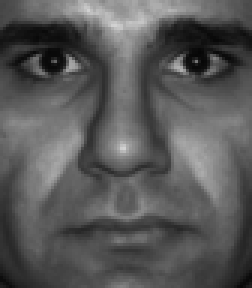
#> input picture assignment_6/data/faces/1/001.png, 84 x 96 px (shown 3 times larger); its folder holds only this picture in this run
$ jupyter execute --allow-errors Ass6.ipynb
#> lines starting #> are read from the running program, lines starting #| are printed output that depends on the picture
### assignment_6/a6_utils.py
import numpy as np
import cv2, glob
from matplotlib import pyplot as plt
from matplotlib.patches import Ellipse
import matplotlib.transforms as transforms

def drawEllipse(mu, cov, n_std=1):
	# input:
	# mu: the mean value of the data
	# cov: the covariance matrix of the data
	# n_std: sigma value for the size of the ellipse

	# source: https://matplotlib.org/devdocs/gallery/statistics/confidence_ellipse.html

	pearson = cov[0, 1]/np.sqrt(cov[0, 0] * cov[1, 1])
	ell_radius_x = np.sqrt(1 + pearson)
	ell_radius_y = np.sqrt(1 - pearson)
	ellipse = Ellipse((0,0), width=ell_radius_x * 2, height=ell_radius_y * 2, facecolor='none', edgecolor='purple')

	scale_x = np.sqrt(cov[0, 0]) * n_std
	scale_y = np.sqrt(cov[1, 1]) * n_std

	transf = transforms.Affine2D().rotate_deg(45).scale(scale_x, scale_y).translate(mu[0],mu[1])

	ellipse.set_transform(transf + plt.gca().transData)

	plt.gca().add_patch(ellipse)

### assignment_6/Ass6.ipynb
## Exercise 1: Direct PCA method

[cell 1]
import numpy as np
import matplotlib.pyplot as plt
import a6_utils
import cv2
import os
import time

def compute_mean(data):
    return np.mean(data, axis=0)

def center_data(data, mean):
    return data - mean

def compute_covariance_matrix(data):
    return np.cov(data, rowvar=False)

def perform_svd(cov_matrix):
    U, S, VT = np.linalg.svd(cov_matrix)
    return U, S, VT

def project_to_pca_space(data, mean, eigenvectors):
    centered_data = center_data(data, mean)
    return centered_data @ eigenvectors.T

def reconstruct_from_pca_space(projected_data, mean, eigenvectors):
    return projected_data @ eigenvectors + mean

def PCA(data):
    mean = compute_mean(data)
    centered_data = center_data(data, mean)
    cov_matrix = compute_covariance_matrix(centered_data)
    eigenvectors, eigenvalues, _ = perform_svd(cov_matrix)
    return project_to_pca_space(data, mean, eigenvectors), mean, eigenvectors, eigenvalues

points = np.array([[3, 4], [3, 6], [7, 6], [6, 4]])
projected_points, mean, eigenvectors, eigenvalues = PCA(points)

plt.figure(figsize=(6, 6))
plt.scatter(points[:, 0], points[:, 1], label="Podatki", color='blue')
plt.quiver(mean[0], mean[1], eigenvectors[0, 0], eigenvectors[0, 1], color='red', scale=3, label="Prvi lastni vektor")
plt.quiver(mean[0], mean[1], eigenvectors[1, 0], eigenvectors[1, 1], color='green', scale=3, label="Drugi lastni vektor")
plt.legend()
plt.title("Tocke in lastni vektorji")
plt.grid()
plt.show()
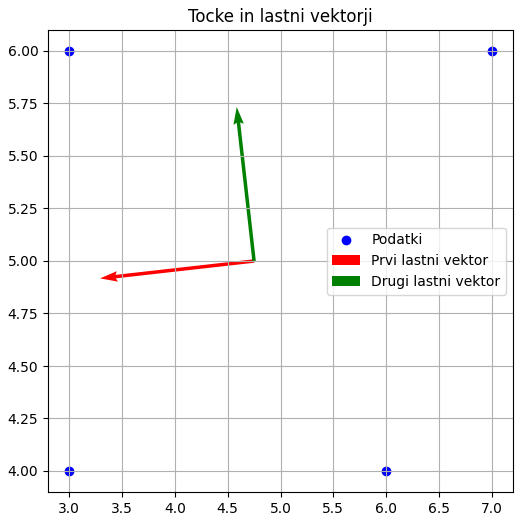
#> figure drawn by matplotlib, 1 panel

[cell 2]
data = np.loadtxt("data/points.txt")
projected_data, mean, eigenvectors, eigenvalues = PCA(data)
cov_matrix_b = compute_covariance_matrix(center_data(data, mean))


plt.figure(figsize=(6, 6))
for i, txt in enumerate(range(1, 6)):
    plt.annotate(txt, (data[i, 0], data[i, 1]), textcoords="offset points", xytext=(0,10), ha='center')
plt.scatter(data[:, 0], data[:, 1], label="Podatki", color='blue')
plt.quiver(mean[0], mean[1], eigenvectors[0, 0], eigenvectors[0, 1], color='red', scale=8, label="Prvi lastni vektor")
plt.quiver(mean[0], mean[1], eigenvectors[1, 0], eigenvectors[1, 1], color='green', scale=8, label="Drugi lastni vektor")
a6_utils.drawEllipse(mean, cov_matrix_b)
plt.legend()
plt.title("PCA z elipso")
plt.xlim(-1, 7)
plt.ylim(-1, 7)
plt.grid()
plt.show()
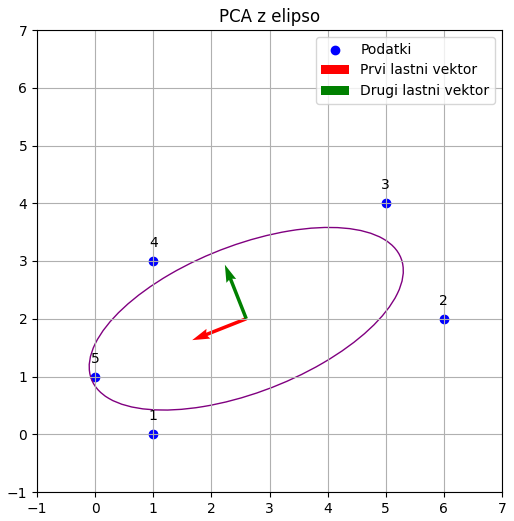
#> figure drawn by matplotlib, 1 panel

[cell 3]
scaled_eigenvectors = eigenvectors * np.sqrt(eigenvalues)[:, np.newaxis]

plt.figure(figsize=(6, 6))
for i, txt in enumerate(range(1, 6)):
    plt.annotate(txt, (data[i, 0], data[i, 1]), textcoords="offset points", xytext=(0,10), ha='center')
plt.scatter(data[:, 0], data[:, 1], label="Podatki", color='blue')
plt.quiver(mean[0], mean[1], scaled_eigenvectors[0, 0], scaled_eigenvectors[0, 1], color='red', scale=8, label="Prvi lastni vektor")
plt.quiver(mean[0], mean[1], scaled_eigenvectors[1, 0], scaled_eigenvectors[1, 1], color='green', scale=8, label="Drugi lastni vektor")
a6_utils.drawEllipse(mean, cov_matrix_b)
plt.legend()
plt.title("PCA z elipso")
plt.xlim(-1, 7)
plt.ylim(-1, 7)
plt.grid()
plt.show()

### What do you notice about the relationship between the eigenvectors and the data? What happens to the eigenvectors if you change the data or add more points?

The eigenvectors are the directions of the data that have the most variance. If we change the data or add more points, the eigenvectors will change. The eigenvectors will always be orthogonal to each other, but the directions of the eigenvectors will change.

[cell 4]
cumulative_variance = np.cumsum(eigenvalues) / np.sum(eigenvalues)

plt.figure(figsize=(8, 6))
plt.plot(range(1, len(cumulative_variance) + 1), cumulative_variance, marker='o')
plt.xlabel('Number of Eigenvectors')
plt.ylabel('Cumulative Variance Explained')
plt.xticks([1, 2])
plt.title('Cumulative Variance Explained by Eigenvectors')
plt.grid()
plt.show()
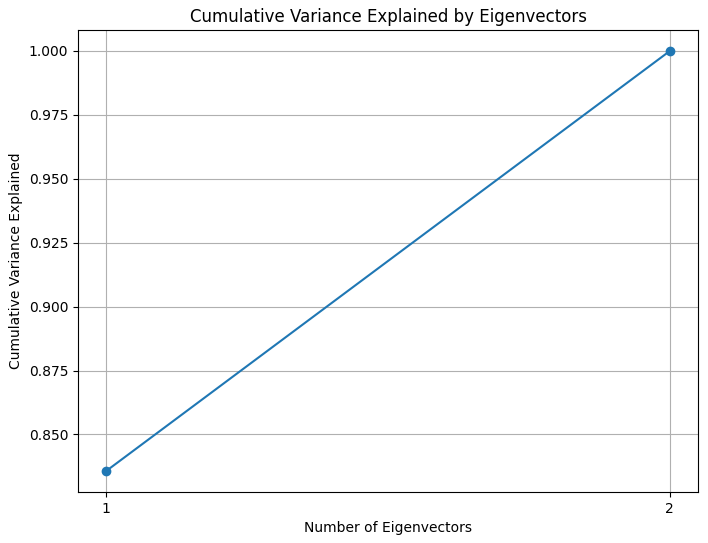
#> figure drawn by matplotlib, 1 panel

variance_explained_by_first = cumulative_variance[0] * 100
print(f"Percentage of variance explained by the first eigenvector: {variance_explained_by_first:.2f}%")

[cell 5]
data_pca = project_to_pca_space(data, mean, eigenvectors)
data_pca[:, 1] = 0
reconstructed_data = reconstruct_from_pca_space(data_pca, mean, eigenvectors)

plt.figure(figsize=(6, 6))
plt.scatter(data[:, 0], data[:, 1], label="Original Data", color='blue')
plt.scatter(reconstructed_data[:, 0], reconstructed_data[:, 1], label="Reconstructed Data", color='red')
plt.legend()
plt.title("Data Projection with Lowest Variance Direction Removed")
plt.xlim(-1, 7)
plt.ylim(-1, 7)
plt.grid()
plt.show()
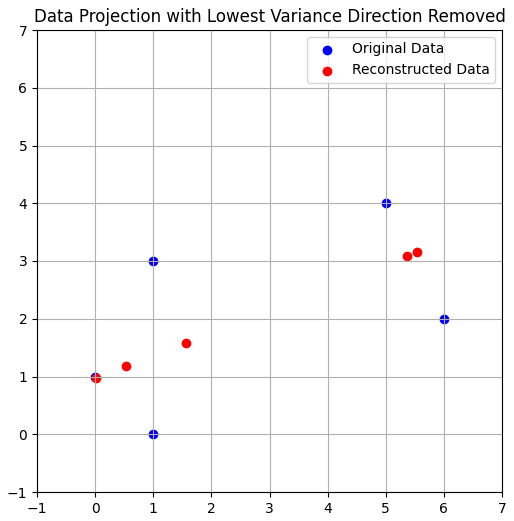
#> figure drawn by matplotlib, 1 panel

### What happens to the reconstructed points? Where is the data projected to?

The reconstructed points are projected to the eigenvectors. The data is projected to the eigenvectors.

[cell 6]
q_point = np.array([6, 6])

distances = np.linalg.norm(data - q_point, axis=1)
closest_point_index = np.argmin(distances)
closest_point = data[closest_point_index]
print(f"Closest point to q_point in original space: {closest_point}")

data_with_q = np.vstack([data, q_point])
projected_data_with_q = project_to_pca_space(data_with_q, mean, eigenvectors)

projected_data_with_q[:, 1] = 0
reconstructed_data_with_q = reconstruct_from_pca_space(projected_data_with_q, mean, eigenvectors)

reconstructed_q_point = reconstructed_data_with_q[-1]
reconstructed_distances = np.linalg.norm(reconstructed_data_with_q[:-1] - reconstructed_q_point, axis=1)
reconstructed_closest_point_index = np.argmin(reconstructed_distances)
reconstructed_closest_point = data[reconstructed_closest_point_index]
print(f"Closest point to q_point in PCA space: {reconstructed_closest_point}")

plt.figure(figsize=(6, 6))
plt.scatter(data[:, 0], data[:, 1], label="Original Data", color='blue')
plt.scatter(reconstructed_data_with_q[:-1, 0], reconstructed_data_with_q[:-1, 1], label="Reconstructed Data", color='red')
plt.scatter(q_point[0], q_point[1], label="q_point", color='purple')
plt.scatter(reconstructed_q_point[0], reconstructed_q_point[1], color='green', label="Reconstructed q_point")
plt.legend()
plt.title("Reconstruction and Closest Points")
plt.xlim(-1, 7)
plt.ylim(-1, 7)
plt.grid()
plt.show()
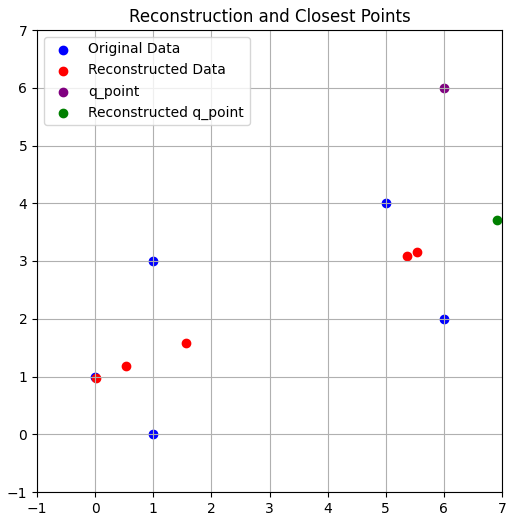
#> figure drawn by matplotlib, 1 panel

## Exercise 2: The dual PCA method

[cell 7]
def dual_pca(data):
    mean = compute_mean(data)
    centered_data = center_data(data, mean)
    dual_cov_matrix = np.dot(centered_data.T, centered_data) / (len(data) - 1)
    eigenvectors, eigenvalues, _  = np.linalg.svd(dual_cov_matrix)
    U_original = np.dot(centered_data, eigenvectors) * np.sqrt(1 / (eigenvalues * (len(data) - 1)))

    U_original[:, 2:] = 0

    return project_to_pca_space(data, mean, U_original), mean, eigenvectors, eigenvalues, U_original

data = np.loadtxt("data/points.txt")
projected_data, mean, eigenvectors, eigenvalues, U = dual_pca(data)
projected_data1, mean1, eigenvectors1, eigenvalues1 = PCA(data)

print("PCA vs dual PCA:")
print("eigenvectors:")
print(eigenvectors1)
print(eigenvectors)
print("eigenvalues:")
print(eigenvalues1)
print(eigenvalues)
print("U:")
print(U)

[cell 8]
original_data = reconstruct_from_pca_space(projected_data, mean, U)
print(data)
print(original_data)

plt.figure(figsize=(6, 6))
plt.scatter(data[:, 0], data[:, 1], label="Original Data", color='blue')
plt.scatter(original_data[:, 0], original_data[:, 1], label="Reconstructed Data", color='red', alpha=0.5)
plt.legend()
plt.title("Data Reconstruction with Dual PCA")
plt.xlim(-1, 7)
plt.ylim(-1, 7)
plt.grid()
plt.show()

## Exercise 3: Image decomposition examples

[cell 9]
def prepare_image_matrix(folder_path):
#> called with folder_path = 'data/faces/1'
    images = []
    for filename in sorted(os.listdir(folder_path)):
        img = cv2.imread(os.path.join(folder_path, filename), cv2.IMREAD_GRAYSCALE)
#> img is the input picture: shape (96, 84); min 6, max 210, mean 88.3
        img_vector = np.reshape(np.array(img), -1)
#> img_vector = 8064 values, max 210 at index 710, min 6 at index 1494, mean 88.26
        images.append(img_vector)
    return np.array(images).T

image_folder1 = "data/faces/1"
image_matrix = prepare_image_matrix(image_folder1)
#> image_matrix has the same summary as img_vector in prepare_image_matrix
print("Shape of the image matrix:", image_matrix.shape)
#| Shape of the image matrix: (8064, 1)

[cell 10]
def dual_pca_image(image_matrix):
    mean_images = compute_mean(image_matrix.T)
#> mean_images has the same summary as img_vector in prepare_image_matrix
    centered_images = center_data(image_matrix.T, mean_images)

    dual_cov_matrix = np.dot(centered_images, centered_images.T) / (centered_images.shape[0] - 1)
#> dual_cov_matrix = [nan]
    U, S, _ = perform_svd(dual_cov_matrix)
    S = S + 1e-15
    eigenvectors = np.dot(centered_images.T, U) / np.sqrt(S * (centered_images.shape[0] - 1))

    return eigenvectors, S, mean_images

#> (the rest of this cell did not finish here and is left out)

### What do the resulting images represent (both numerically and in the context of faces)?

The resulting images represent the eigenfaces. Eigenvectors define axes in the PCA space, and the eigenfaces are the images that correspond to these axes. First eigenvector represents the direction of the most variance in the data, and the second eigenvector represents the direction of the second most variance in the data, and so on.
The eigenfaces are the principal components of the faces. Each face can be represented as a linear combination of the eigenfaces.

### What is the difference? How many pixels are changed by the first operation and how many by the second?

In the original space, the change only effects one pixel. In the PCA space, the change effects all the pixels, because PCA linearly combines the eigenvectors to reconstruct the image.
The change in the original space is only one pixel, but the change in the PCA space is global, because the PCA components define face features as a whole.

#> (a cell that did not finish here is left out)

### Display the resulting vectors together on one figure. What do you notice?

Reconstructed images with more components are more similar to the original image. The first component is the most important component, and the second component is the second most important component, and so on. The more components we use, the more similar the reconstructed image is to the original image.
With small number of components the details are lost, but the general shape of the face is preserved. With more components the details are preserved, and the reconstructed image is more similar to the original image.

[cell 12]
# [47 lines left out: functions draw_rectangle, recognize_faces, not called in this run]

image_folder1 = "data/faces/Aljaz"
#> (the rest of this cell did not finish here and is left out)
